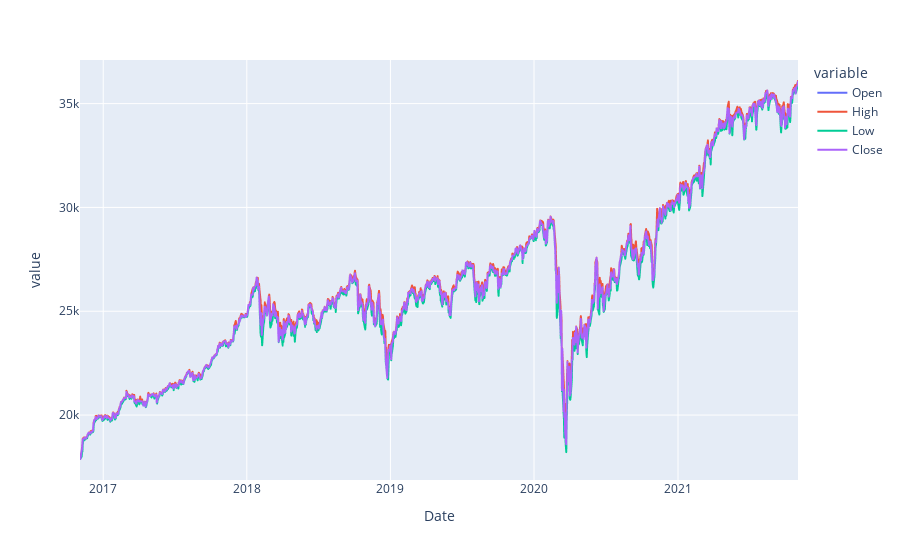

The code cell stored with this chart in its notebook:
### Markdown cell above
In order to visualize our data, we create a line graph using the Plotly Express library:

### Code cell
px.line(data, y = ['Open', 'High', 'Low', 'Close'])

### Figure 1 — Plotly figure (JSON) as saved in the notebook; plotly's stock layout.template omitted (floating-point values rounded to 4 significant figures; data arrays with more than 128 entries replaced by an {"elided": "..."} marker saying what was removed)
{"data": [{"hovertemplate": "variable=Open<br>Date=%{x}<br>value=%{y}<extra></extra>", "legendgroup": "Open", "line": {"color": "#636efa", "dash": "solid"}, "marker": {"symbol": "circle"}, "mode": "lines", "name": "Open", "showlegend": true, "type": "scattergl", "x": {"elided": "1258 str values"}, "xaxis": "x", "y": {"elided": "1258 float values"}, "yaxis": "y"}, {"hovertemplate": "variable=High<br>Date=%{x}<br>value=%{y}<extra></extra>", "legendgroup": "High", "line": {"color": "#EF553B", "dash": "solid"}, "marker": {"symbol": "circle"}, "mode": "lines", "name": "High", "showlegend": true, "type": "scattergl", "x": {"elided": "1258 str values"}, "xaxis": "x", "y": {"elided": "1258 float values"}, "yaxis": "y"}, {"hovertemplate": "variable=Low<br>Date=%{x}<br>value=%{y}<extra></extra>", "legendgroup": "Low", "line": {"color": "#00cc96", "dash": "solid"}, "marker": {"symbol": "circle"}, "mode": "lines", "name": "Low", "showlegend": true, "type": "scattergl", "x": {"elided": "1258 str values"}, "xaxis": "x", "y": {"elided": "1258 float values"}, "yaxis": "y"}, {"hovertemplate": "variable=Close<br>Date=%{x}<br>value=%{y}<extra></extra>", "legendgroup": "Close", "line": {"color": "#ab63fa", "dash": "solid"}, "marker": {"symbol": "circle"}, "mode": "lines", "name": "Close", "showlegend": true, "type": "scattergl", "x": {"elided": "1258 str values"}, "xaxis": "x", "y": {"elided": "1258 float values"}, "yaxis": "y"}], "layout": {"legend": {"title": {"text": "variable"}, "tracegroupgap": 0}, "margin": {"t": 60}, "xaxis": {"anchor": "y", "domain": [0, 1], "title": {"text": "Date"}}, "yaxis": {"anchor": "x", "domain": [0, 1], "title": {"text": "value"}}}}
